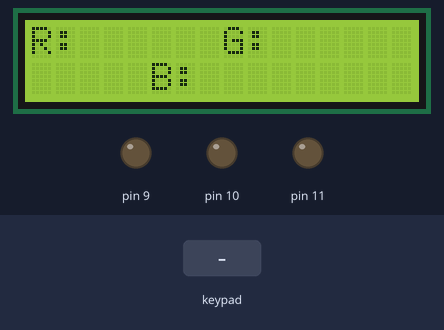
Recording of a sketch running on a simulated Arduino Uno, built with avr-gcc and run on an emulated ATmega328P. Parts: 16×2 character LCD, output pins drawn as LEDs (lit = HIGH). Inputs (shaded band) come from the test bench.

Above: at 1.2 s.
1.3 s: keypad keys 1 2 8 7 6 = pressed 0.4 s apart
At 4.3 s:
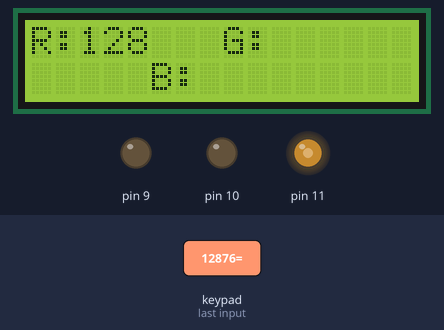
5.2 s: keypad keys 9 - 4 = pressed 0.4 s apart
At 6.7 s:
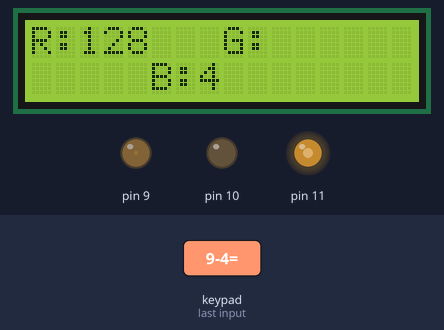
8.3 s: keypad keys 6 * 7 = pressed 0.4 s apart
At 10.3 s:
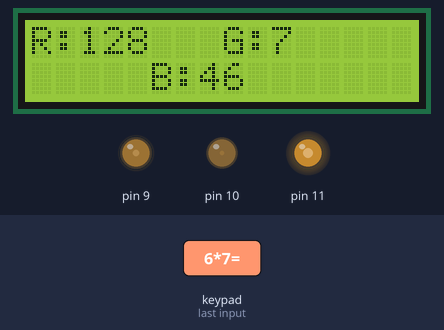
11.4 s: keypad keys 5 4 3 2 = pressed 0.4 s apart
At 14.0 s:
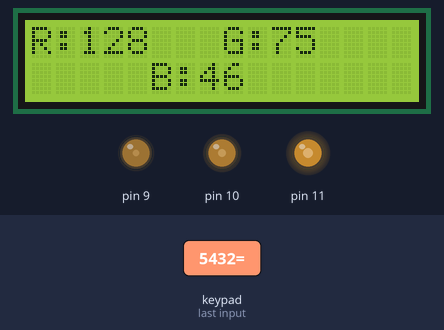
14.9 s: keypad keys 1 3 9 7 2 = pressed 0.4 s apart
At 17.2 s:
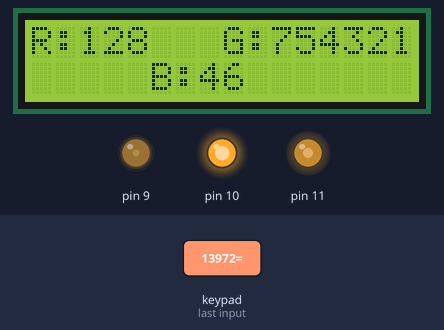
18.8 s: keypad keys 8 / 2 = pressed 0.4 s apart
At 20.8 s:
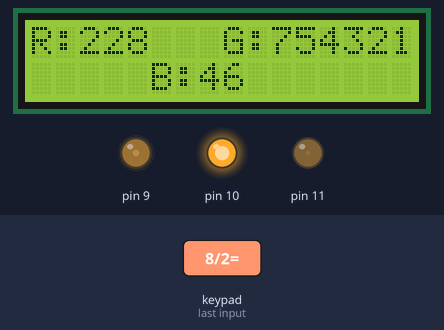
Timing chart, 0 to 22.3 s (numbered marks = the images above; inputs shaded):
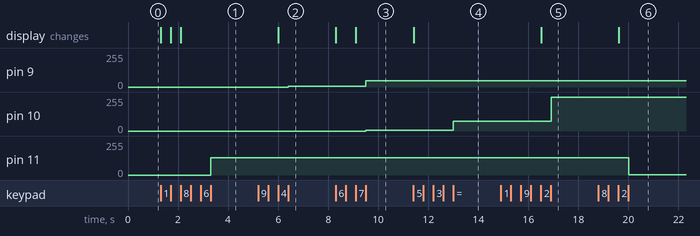

Measured:
- after the input at 1.3 s, pin 11: 0/255 → 128/255 after 2.0 s; the display: first changes at once (image 1 shows a later state)
- after the input at 5.2 s, pin 9: 0/255 → 4/255 after 1.2 s; the display: changes after 0.80 s (image 2)
- after the input at 8.3 s, pin 9: 4/255 → 46/255 after 1.2 s; pin 10: 0/255 → 7/255 after 1.2 s; the display: first changes at once (image 3 shows a later state)
- after the input at 11.4 s, pin 10: 7/255 → 75/255 after 1.6 s; the display: changes at once (image 4)
- after the input at 14.9 s, pin 10: 75/255 → 255/255 after 2.0 s; the display: changes after 1.6 s (image 5)
- after the input at 18.8 s, pin 11: 128/255 → 2/255 after 1.2 s; the display: changes after 0.81 s (image 6)

The sketch:

lcd__keypad__RGB_LED.ino
```cpp
#include <Wire.h>
#include <LiquidCrystal_I2C.h>
 LiquidCrystal_I2C screen(0x21,16,2);

 #include <Keypad.h>

 const byte ROWS = 4;
 const byte COLS = 4;

char keys[ROWS][COLS] = {
  {'7' ,'8','9','/'},
  {'4','5','6','*'},
  {'1','2','3','-'},
  {'C','0','=','+'}
  };

// '/' R
// '*' G
// '-' B
// '+' backspace
// '=' enter
// 'C' clear

byte rowPins[ROWS] ={12,8,7,6};
byte colPins[COLS] = {5,4,3,2};

Keypad customKeypad = Keypad(makeKeymap(keys),rowPins, colPins,ROWS, COLS);

String R,G,B, num;
int R_,G_,B_;
String choice= "R";

void setup() {
  pinMode(11,OUTPUT);
  pinMode(10,OUTPUT);
  pinMode(9,OUTPUT);

  screen.begin(16,2);

  screen.setCursor(0,0);
  screen.print("R:");
  screen.setCursor(8,0);
  screen.print("G:");
  screen.setCursor(5,1);
  screen.print("B:");
}

void loop() {
  char key = customKeypad.getKey();

  if (key!= NO_KEY && ((key== '/')||(key== '*')||(key== '-'))){
    num= "";
    if (key=='/'){
      choice ="R";
      int l_1= R.length();
      screen.setCursor(2+l_1,0);
      }
    else if (key=='*'){
      choice ="G";
      int l_2= G.length();
      screen.setCursor(10+l_2,0);
      }
    else if (key=='-'){
      choice ="B";
      int l_3= B.length();
      screen.setCursor(7+l_3,1);
      }
    }
  else if (key!= NO_KEY &&(key == '1' || key == '2'|| key=='3'||key=='4'||key=='5'||key=='6'||key=='7'||key=='8'||key=='9'||key=='0'||(key == '+' ))){
    if (key!='+'){
    num=num+key;}
    if (num.toInt()<=255){
    int l= num.length();
    if (key!=NO_KEY && key == '+' && l>0){
    num = num.substring(0,l-1);
   }
    if (choice=="R"){
      R=num;
      screen.setCursor(2,0);
      screen.print(R);

    }
   else if (choice=="G"){
      G=num;
      screen.setCursor(10,0);
      screen.print(G);

      }
    else if (choice=="B"){
      B=num;
      screen.setCursor(7,1);
      screen.print(B);

      }
    }
      }

  else if (key!=NO_KEY && key=='='){
    analogWrite(11, R.toInt());
    analogWrite(10, G.toInt());
    analogWrite(9, B.toInt());
    }
  else if (key!=NO_KEY && key=='C'){
    screen.clear();
    num="";
    R="";
    G="";
    B="";
    screen.setCursor(0,0);
    screen.print("R:");
    screen.setCursor(8,0);
    screen.print("G:");
    screen.setCursor(5,1);
    screen.print("B:");
    choice="R";
    }
int l= num.length();


}
```
